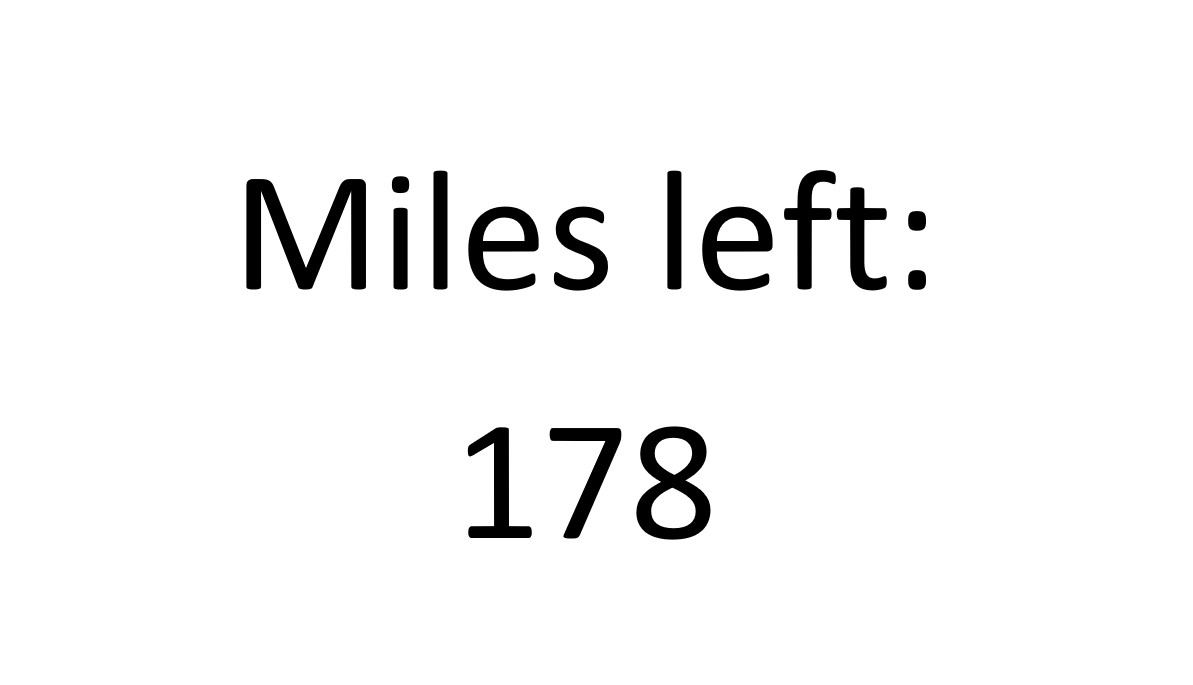
#> input picture test.jpg, 1193 x 685 px
$ python -i server.py   (imports and definitions only)
#> lines starting #> are read from the running program, lines starting #| are printed output that depends on the picture; after the words box and inside, x2 and y2 are one past the last pixel; in counts of white or black regions, pixels touching at a corner belong together
#> further down, picture is the input picture: shape (685, 1193, 3); min 0, max 255, mean 244.8
# Import required packages
import cv2
import socket
import numpy as np
# import pytesseract
def doAI(img):
	# Mention the installed location of Tesseract-OCR in your system
	# pytesseract.pytesseract.tesseract_cmd = 'System_path_to_tesseract.exe'
	print("Doing CV")
	# Read image from which text needs to be extracted

	# Preprocessing the image starts

	# Convert the image to gray scale
	gray = cv2.cvtColor(img, cv2.COLOR_BGR2GRAY)

	# Performing OTSU threshold
	ret, thresh1 = cv2.threshold(gray, 0, 255, cv2.THRESH_OTSU | cv2.THRESH_BINARY_INV)
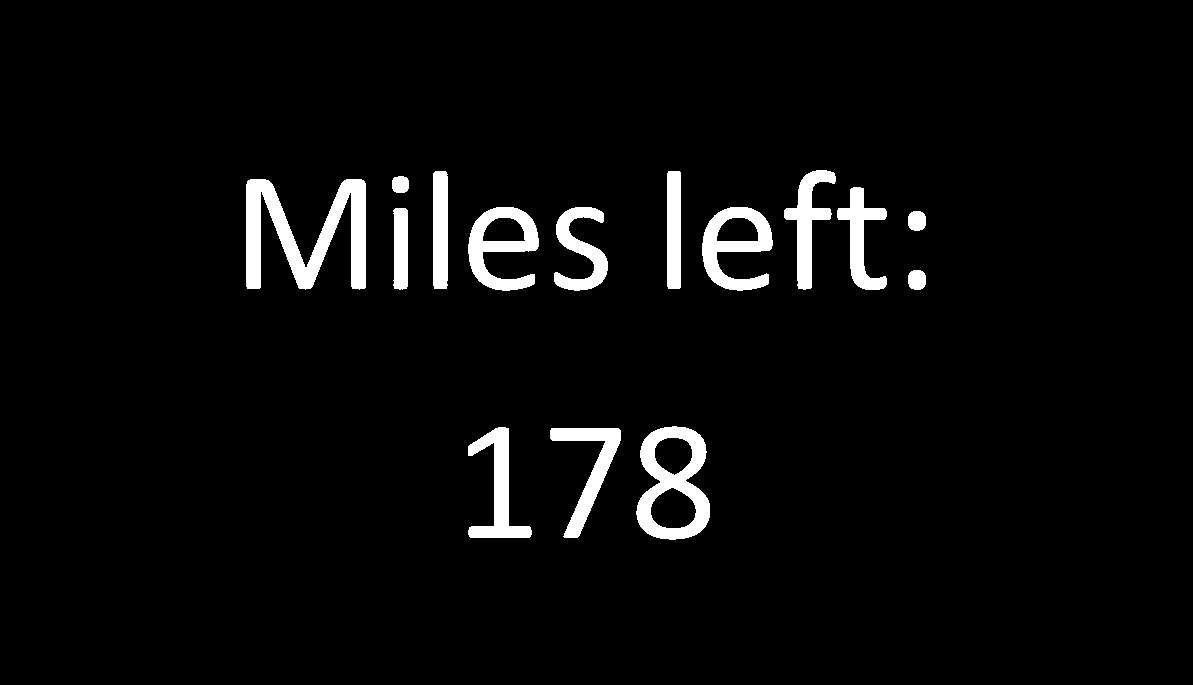
#> thresh1: shape (685, 1193); 4% white; 15 white regions, largest, box (x1, y1, x2, y2) and area: (246, 179, 366, 290) 6192, (636, 426, 710, 540) 4067, (702, 207, 773, 291) 2887
#> ret = 130

	# Specify structure shape and kernel size.x
	# Kernel size increases or decreases the area
	# of the rectangle to be detected.
	# A smaller value like (10, 10) will detect
	# each word instead of a sentence.
	rect_kernel = cv2.getStructuringElement(cv2.MORPH_RECT, (18, 18))

	# Applying dilation on the threshold image
	dilation = cv2.dilate(thresh1, rect_kernel, iterations = 1)
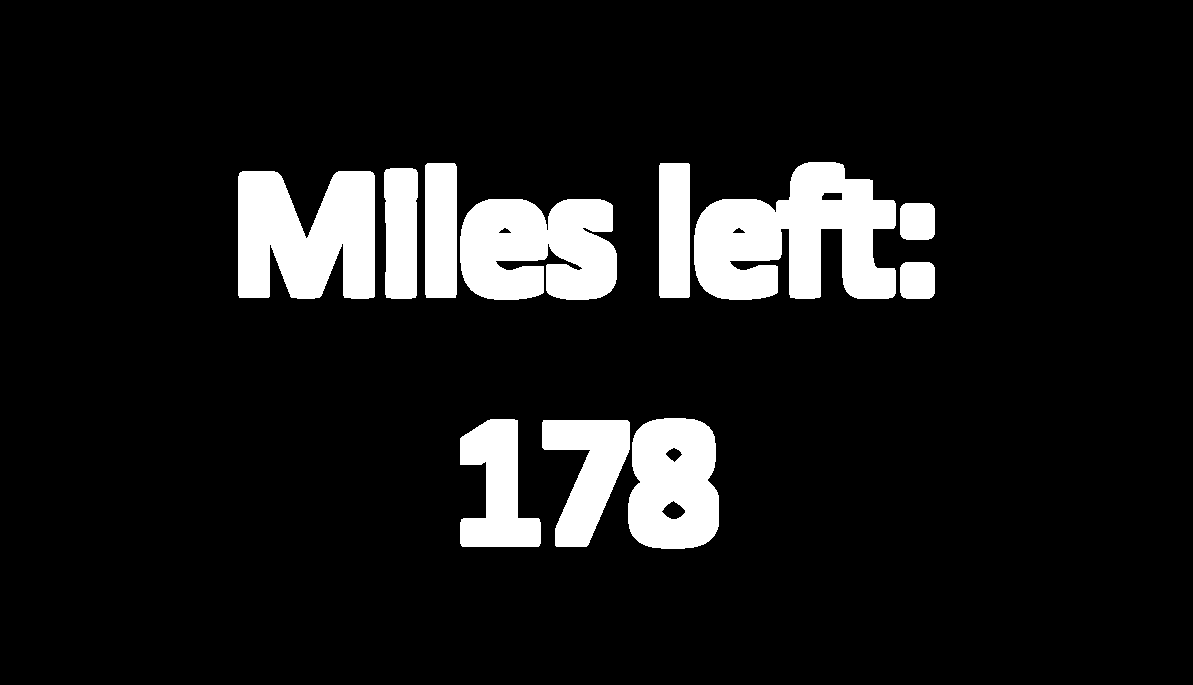
#> dilation: shape (685, 1193); 10.3% white; 11 white regions

	# Finding contours
	contours, hierarchy = cv2.findContours(dilation, cv2.RETR_EXTERNAL,
													cv2.CHAIN_APPROX_NONE)
#> contours = 11 contours; largest, box (x1, y1, x2, y2) and area: (694, 162, 896, 300) 18048, (238, 171, 375, 299) 13970, (460, 199, 617, 300) 13260, (628, 418, 719, 549) 10239, (542, 420, 630, 547) 6260

	# Creating a copy of image
	im2 = img.copy()

	# A text file is created and flushed
	file = open("recognized.txt", "w+")
	file.write("")
	file.close()

	# Looping through the identified contours
	# Then rectangular part is cropped and passed on
	# to pytesseract for extracting text from it
	# Extracted text is then written into the text file
	for cnt in contours:
		x, y, w, h = cv2.boundingRect(cnt)

		# Drawing a rectangle on copied image
		rect = cv2.rectangle(im2, (x, y), (x + w, y + h), (0, 255, 0), 2)

		# Cropping the text block for giving input to OCR
		cropped = im2[y:y + h, x:x + w]
		cv2.imwrite("1.jpg", cropped)

		# Open the file in append mode
		file = open("recognized.txt", "a")

		# Apply OCR on the cropped image
		text = "WORKS"

		# Appending the text into file
		file.write(text)
		file.write("\n")

		# Close the file
		file.close
#> this loop made 11 passes
#> (x, y, w, h) on passes 1 to 11: (542, 420, 88, 127), (460, 419, 81, 128), (628, 418, 91, 131), (900, 262, 35, 37), (900, 203, 35, 37), (460, 199, 157, 101), (238, 171, 137, 128), (384, 168, 34, 131), (659, 163, 31, 135), (425, 163, 32, 135), (694, 162, 202, 138)
#> pass 1, in doAI, `cropped = im2[y:y + h, x:x + w]`:
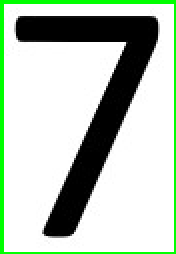
#> cropped: shape (127, 88, 3) (shown 2 times larger); mean B, G, R 184.7, 199.2, 184.7
#> pass 2, in doAI, `rect = cv2.rectangle(im2, (x, y), (x + w, y + h), (0, 255, 0), 2)`:
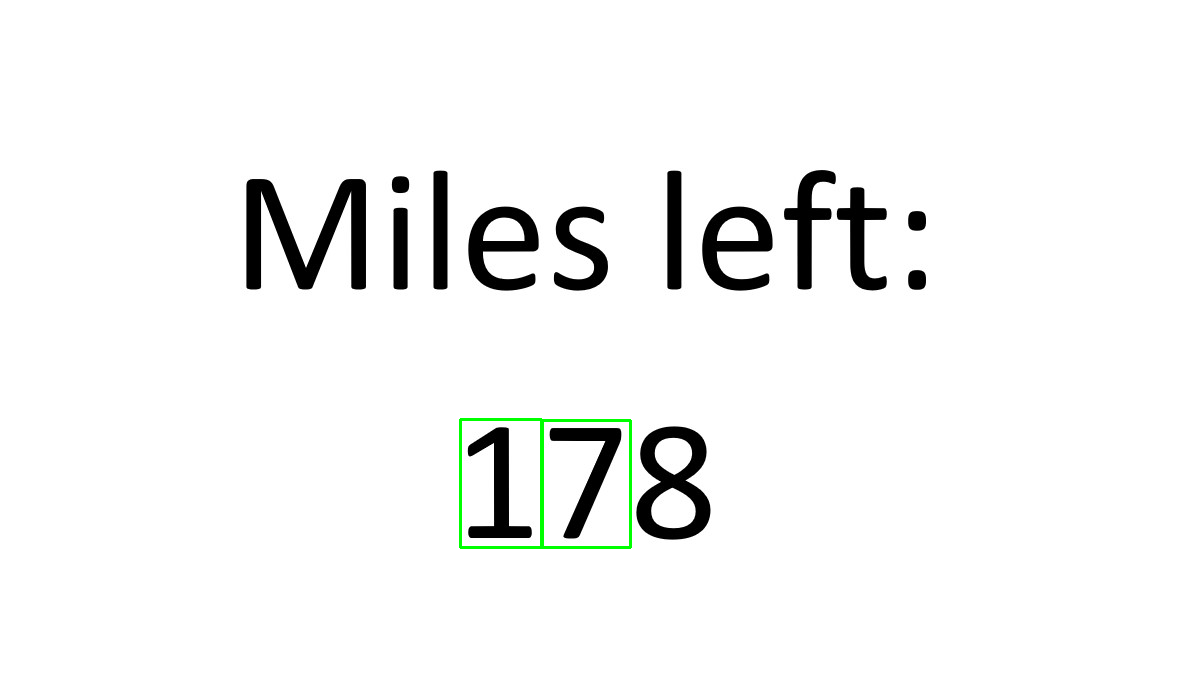
#> rect: shape (685, 1193, 3); mean B, G, R 244.1, 244.8, 244.1
#> pass 2, in doAI, `cropped = im2[y:y + h, x:x + w]`:
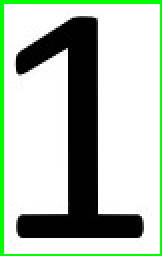
#> cropped: shape (128, 81, 3) (shown 2 times larger); mean B, G, R 177.4, 192.6, 177.4
#> after the loop:
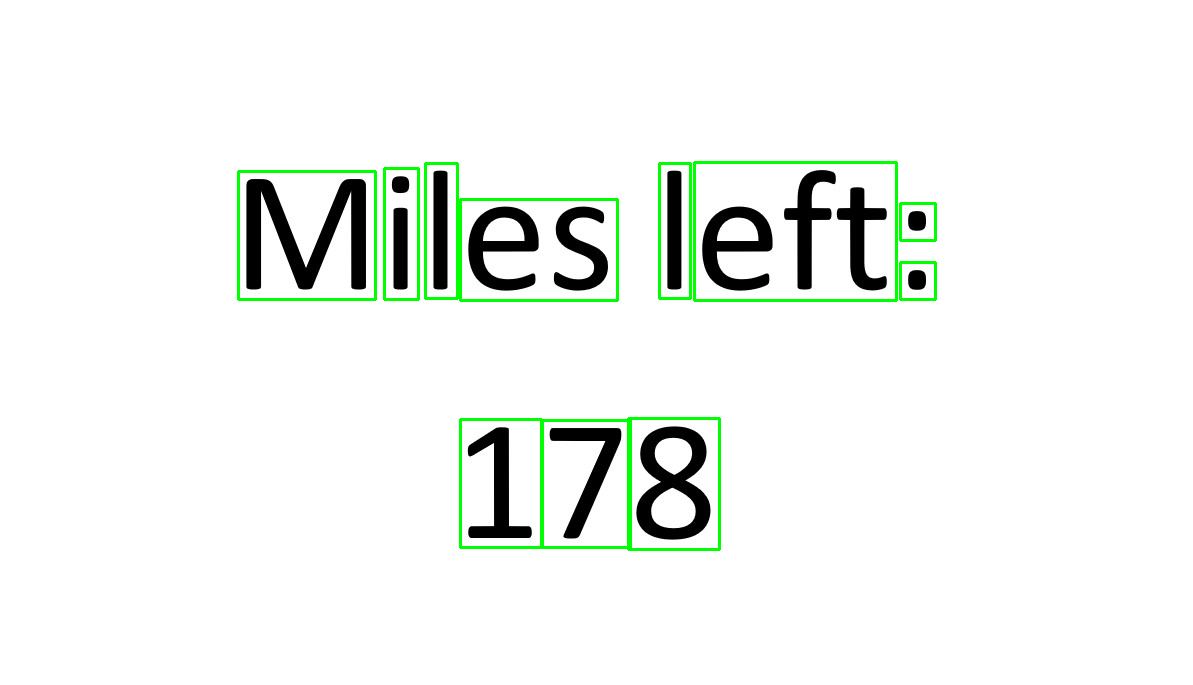
#> im2: shape (685, 1193, 3); 1.52% of pixels changed, all inside (x1, y1, x2, y2) = (237, 161, 937, 551)

# Create a TCP/IP socket
# [1 line that did not run here, left out]

# Bind the socket to a specific address and port
server_address = ('localhost', 10000)
# [46 lines not run here, left out]

>>> import cv2
>>> picture = cv2.imread('test.jpg')
>>> result = doAI(picture)
